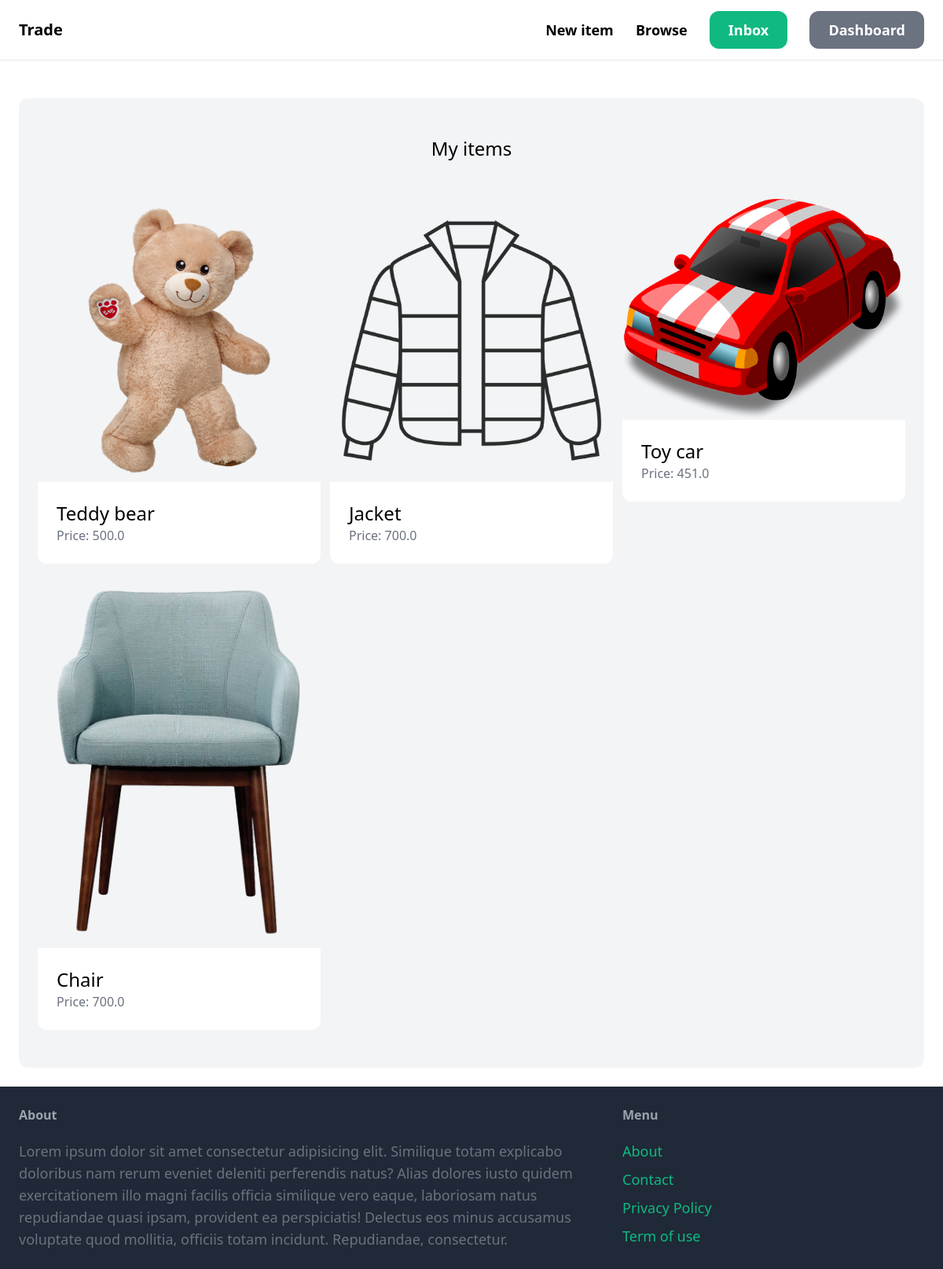
Before: /dashboard/ (signed in) with the older database file.
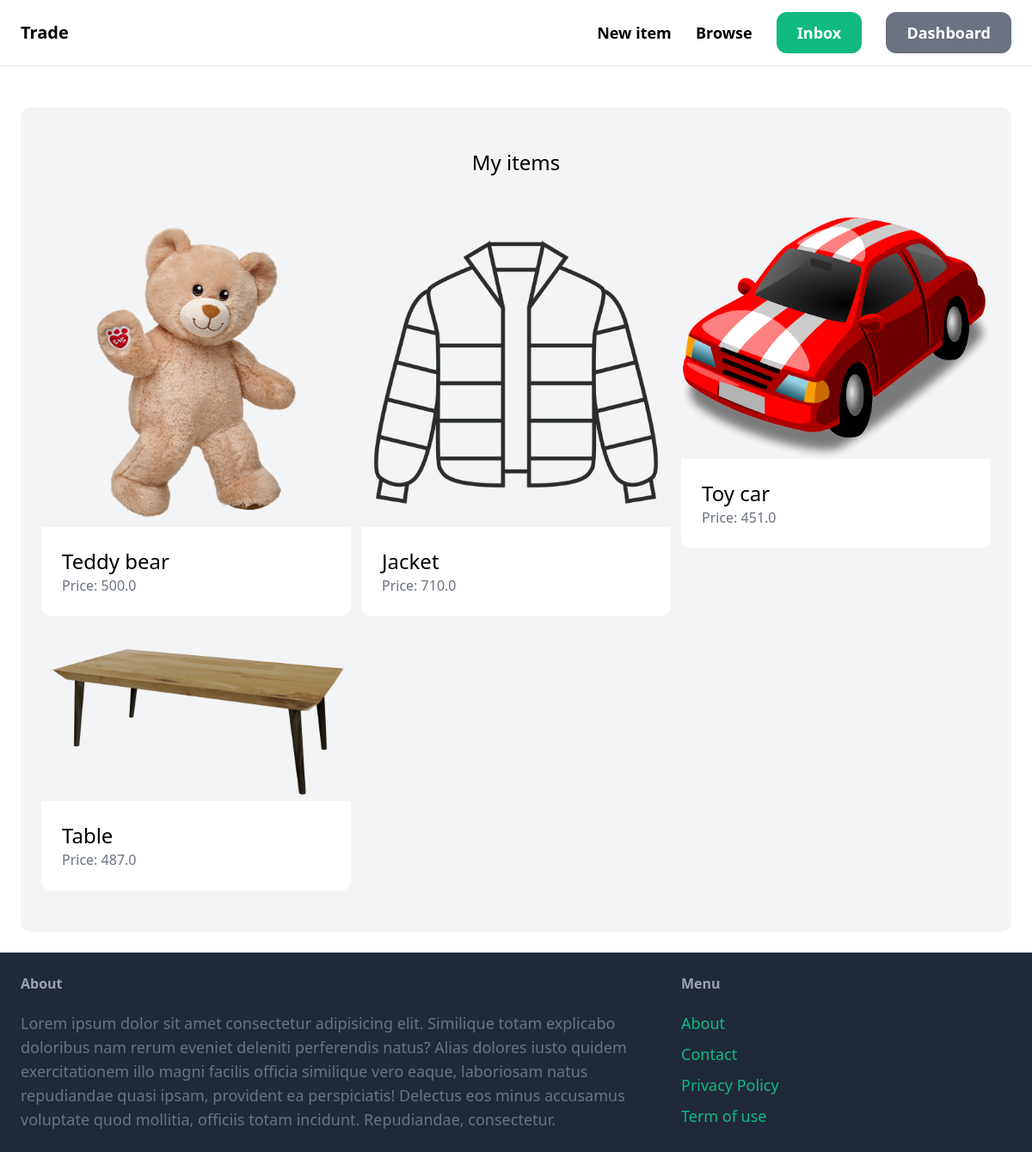
After: the same page with the newer database file.
### item/models.py (models this page shows, shortened)
class Item(models.Model):
    category = models.ForeignKey(Category, related_name='items', on_delete=models.CASCADE)
    name = models.CharField(max_length=255)
    description = models.TextField(blank=True, null=True)
    price = models.FloatField()
    image = models.ImageField(upload_to='item_images',blank=True, null=True)
    is_sold = models.BooleanField(default=False)
    created_by = models.ForeignKey(User, related_name="items",on_delete= models.CASCADE)
    created_at = models.DateTimeField(auto_now_add=True)

### dashboard/views.py (the view)
# urls.py: path('', views.index, name='index'),
@login_required
def index(request):
    items = Item.objects.filter(created_by=request.user)
    return render(request, 'dashboard/index.html', {
        'items': items,
    })

### dashboard/templates/dashboard/index.html (shortened to what this page needs)
{% extends "core/base.html" %}
{% block content %}
  <div class="mt-6 px-6 py-12 bg-gray-100 rounded-xl">
    <h2 class="mb-12 text-2xl text-center">My items</h2>
    <div class="grid grid-cols-3 gap-3">
      {% for item in items %}
        <div>
          <a href="{% url 'item:detail' item.id %}">
            <div>
                <img src="{{item.image.url}}" class="rounded-t-xl">
            </div>
            <div class="p-6 bg-white rounded-b-xl">
                <h2 class="text-2xl">{{ item.name}}</h2>
                <p class="text-gray-500">Price: {{item.price}}</p>
            </div>
          </a>
        </div>
      {% endfor %}
    </div>
  </div>
{% endblock content %}

### core/templates/core/base.html (shortened to what this page needs)
<!DOCTYPE html>
<html>
  <head>
      <link href="https://cdn.jsdelivr.net/npm/tailwindcss@2.2.19/dist/tailwind.min.css" rel="stylesheet">
  </head>
  <body class="font-sans">
    <nav class="px-6 py-6 flex justify-between items-center border-b border-gray-200">
      <a href="/" class="text-xl font-semibold">Trade </a>
      <div class="space-x-6">
        <a href="{% url 'item:new' %}" class="text-lg font-semibold hover:text-gray-500">New item</a>
        <a href="{% url 'item:items' %}" class="text-lg font-semibold hover:text-gray-500">Browse</a>
        {% if request.user.is_authenticated %}
            <a href="{% url 'conversation:inbox' %}" class="px-6 py-3 text-lg font-semibold bg-green-500 text-white rounded-xl hover:bg-green-700">Inbox</a>
            <a href="{% url 'dashboard:index' %}" class="px-6 py-3 text-lg font-semibold bg-gray-500 text-white rounded-xl hover:bg-gray-700">Dashboard</a>
        {% else %}
            <a href="{% url 'core:signup' %}" class="px-6 py-3 text-lg font-semibold bg-green-500 text-white rounded-xl hover:bg-green-700">Sign up</a>
            <a href="{% url 'core:login' %}" class="px-6 py-3 text-lg font-semibold bg-gray-500 text-white rounded-xl hover:bg-gray-700">Log in</a>
        {% endif %}
      </div>
    </nav>
    <div class="px-6 py-6">
      {% block content %}
      {% endblock content %}
    </div>
    <footer class="py-6 px-6 flex justify-between bg-gray-800">
      <div class="w-2/3 pr-10">
          <h3 class="mb-5 font-semibold text-gray-400">
            About
          </h3>
          <p class="text-lg text-gray-500"> Lorem ipsum dolor sit amet consectetur adipisicing elit. Similique totam explicabo doloribus nam rerum eveniet deleniti perferendis natus? Alias dolores iusto quidem exercitationem illo magni facilis officia similique vero eaque, laboriosam natus repudiandae quasi ipsam, provident ea perspiciatis! Delectus eos minus accusamus voluptate quod mollitia, officiis totam incidunt. Repudiandae, consectetur. </p>
      </div>
      <div class="w-1/3">
          <h3 class="mb-5 font-semibold text-gray-400">
            Menu
          </h3>
          <ul class="space-y-2">
            <li>
              <a href="#" class="text-lg text-green-500 hover:text-green-800 ">About</a>
            <li>
              <a href="{% url 'core:contact'  %}" class="text-lg text-green-500 hover:text-green-800 ">Contact</a>
            </li>
            <li>
              <a href="#" class="text-lg text-green-500 hover:text-green-800 ">Privacy Policy</a>
            </li>
            <li>
              <a href="#" class="text-lg text-green-500 hover:text-green-800 ">Term of use</a>
            </li>
          </ul>
      </div>
    </footer>
  </body>
</html>

Changed rows visible on the page:
removed Item: image (picture), name "Chair", price "700.0"
changed Item "Jacket": price "700.0" → "710.0"
added Item: image (picture), name "Table", price "487.0"
